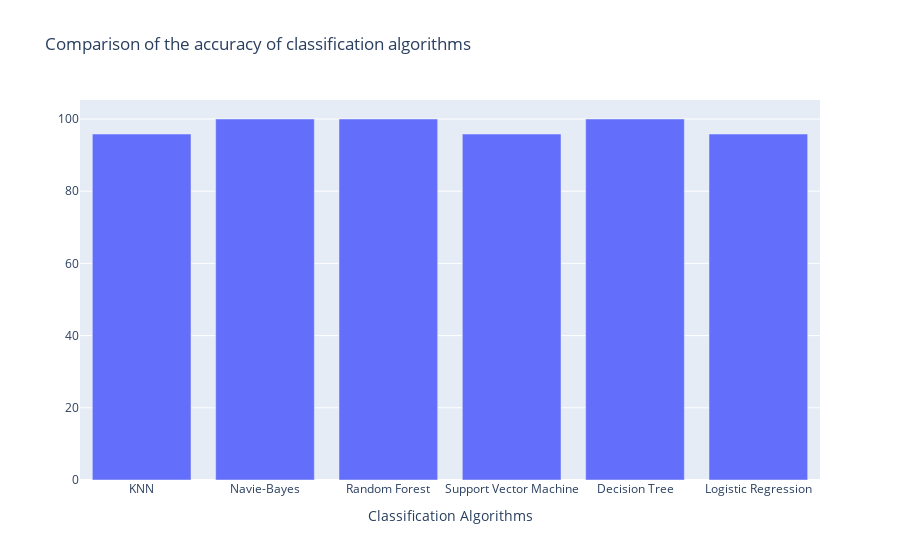

Notebook cell for this chart:
### Code cell
data = [trace1];
layout = {
  'xaxis': {'title': 'Classification Algorithms'},
  'title': 'Comparison of the accuracy of classification algorithms'
};
fig = go.Figure(data = data, layout = layout)
iplot(fig)

### Figure 1 — Plotly figure (JSON) as saved in the notebook; plotly's stock layout.template omitted (floating-point values rounded to 4 significant figures)
{"data": [{"name": "score", "type": "bar", "x": ["KNN", "Navie-Bayes", "Random Forest", "Support Vector Machine", "Decision Tree", "Logistic Regression"], "y": [95.83, 100, 100, 95.83, 100, 95.83]}], "layout": {"title": {"text": "Comparison of the accuracy of classification algorithms"}, "xaxis": {"title": {"text": "Classification Algorithms"}}}}
